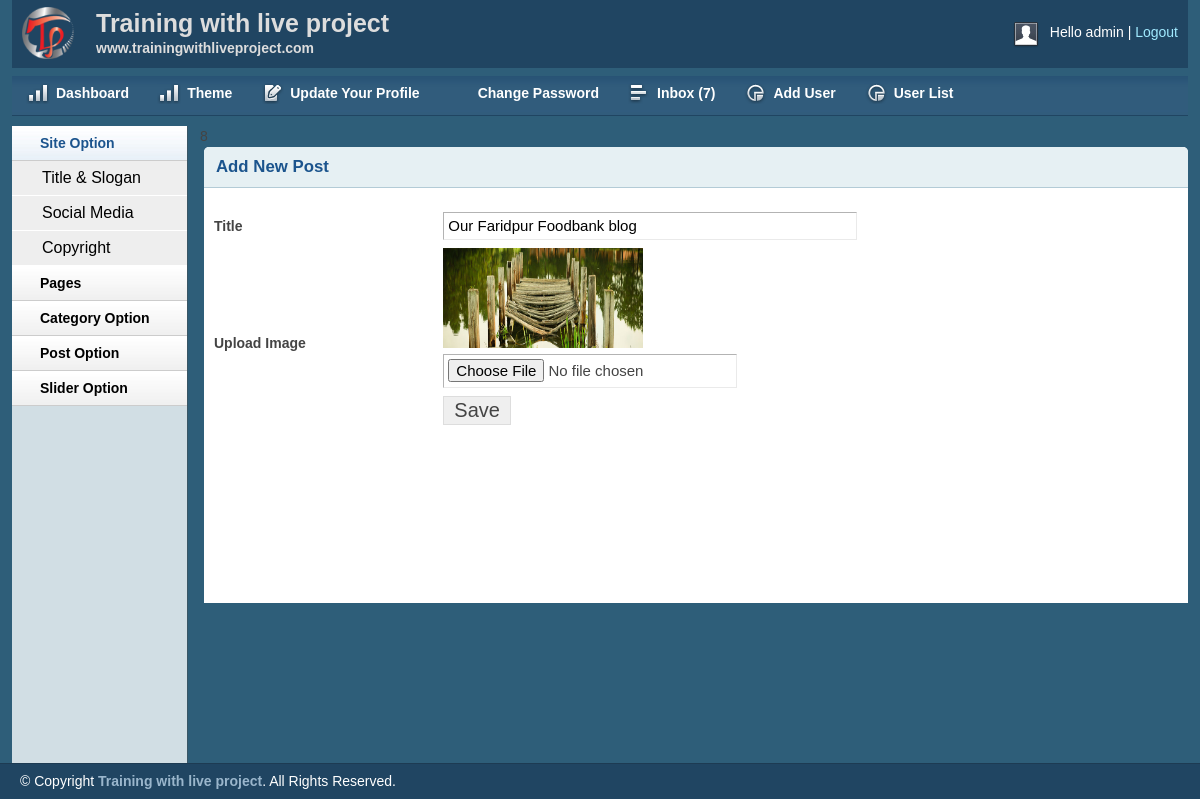
The app's page /admin/editslider.php?sliderid=8 (signed in) with its own data.
### tables this page shows
CREATE TABLE `tbl_slider` (
  `id` int(11) NOT NULL,
  `title` varchar(255) NOT NULL,
  `image` varchar(255) NOT NULL
);

### lib/Database.php (called while the page is built, shortened)
<?php
Class Database{
	public $host   = DB_HOST;
	public $user   = DB_USER;
	public $pass   = DB_PASS;
	public $dbname = DB_NAME;
	public $link;
	private function connectDB(){
	$this->link = new mysqli($this->host, $this->user, $this->pass, $this->dbname);
 }
	public function select($query){
		$result = $this->link->query($query) or die($this->link->error.__LINE__);
		if($result->num_rows > 0){
			return $result;
		} else {
			return false;
		}
	}
}

### admin/editslider.php (the view, shortened to what this page needs)
<?php include 'inc/header.php'?>
<?php include 'inc/sidebar.php'?>
<?php
    if (!isset($_GET['sliderid']) || $_GET['sliderid'] == NULL) {
        echo '<script>window.location = ("sliderlist.php")</script>' ;
    }else{
      echo  $sliderid = $_GET['sliderid'];
    }
?>
<div class="grid_10">
    <div class="box round first grid">
        <h2>Add New Post</h2>
                <div class="block">
                <?php
                    $query = "SELECT * FROM tbl_slider WHERE id = '$sliderid'";
                    $getpost = $db->select($query);
                    while ($post_result = $getpost->fetch_assoc()) {
                ?>
    <form action="" method="POST" enctype="multipart/form-data">
    <table class="form">
        <tr>
            <td>
                <label>Title</label>
            </td>
            <td>
                <input type="text" name="title" value="<?php echo $post_result['title']?>" class="medium" />
            </td>
        </tr>
        <tr>
            <td>
                <label>Upload Image</label>
            </td>
            <td>
                <img src="<?php echo $post_result['image']?>" alt="post_image" height="100px" width="200px" ><br/>
                <input type="file" name="image" />
            </td>
        </tr>
        <tr>
            <td></td>
            <td>
                <input type="submit" name="submit" Value="Save" />
            </td>
        </tr>
    </table>
    </form>
                    <?php } ?>
                </div>
            </div>
        </div>
<?php include 'inc/footer.php'?>

### admin/css/layout.css (style rules this page uses)
body { background: #fff none repeat scroll 0 0; color: #444; font-size: 14px; padding: 0; }
h1, h2, h3, h4, h5, h6 { line-height:1.2em; margin-bottom:.3em; }
h2 { margin-top:1em; }
.box { background:#fff; margin-bottom:20px; padding:10px 10px 10px 10px; margin-left:-8px; }
.box.grid { padding-bottom:40px; }
.box.round { -moz-border-radius: 5px 5px 0px 0px; -webkit-border-radius: 5px 5px 0px 0px; border-radius: 5px 5px 0px 0px; }
.box h2 { font-size:1.2em; font-weight:bold; color:#1B548D; background:#E6F0F3; margin:-10px -10px 0 -10px; padding:10px 12px; border-bottom:1px solid #B3CBD6; -moz-border-radius: 5px 5px 0px 0px; -webkit-border-radius: 5px 5px 0px 0px; border-radius: 5px 5px 0px 0px; }
.box.first { min-height: 406px; }
.block { padding-top:20px; }
table.form { width:100%; }
table.form td { padding:4px 0px; }
table.form label { font-weight:bold; }
table.form input, table.form select { font-size: 15px; padding: 4px 4px 5px 4px; border-top: 1px solid #b3b3b3; border-left: 1px solid #b3b3b3; border-right: 1px solid #eaeaea; border-bottom: 1px solid #eaeaea; }
table.form input[type="submit"] { border: 1px solid #ddd; color: #444; cursor: pointer; font-size: 20px; padding: 2px 10px; }
input.medium { width: 55%; }
.block { padding-bottom:1px; }

### records on screen
tbl_slider: title "Our Faridpur Foodbank blog", image (picture)

### other values on screen
Session::get('username') "admin"
$count "7"
